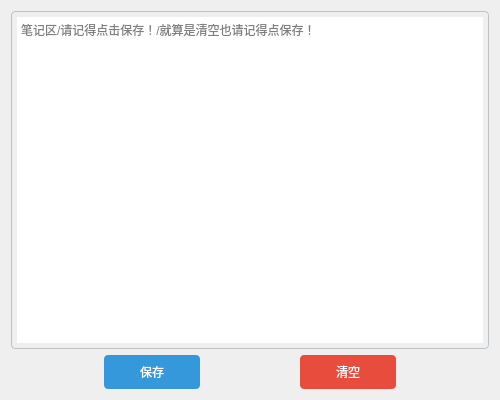
<?xml version="1.0" encoding="UTF-8"?>
<ui version="4.0">
  <class>NoteWidget</class>
  <widget class="QWidget" name="NoteWidget">
    <property name="geometry">
      <rect>
        <x>0</x>
        <y>0</y>
        <width>500</width>
        <height>400</height>
      </rect>
    </property>
    <layout class="QVBoxLayout" name="verticalLayout">
      <item>
        <widget class="QTextEdit" name="textEdit">
          <property name="styleSheet">
            <string notr="true">
              QTextEdit {
                  border: 1px solid #BDC3C7;
                  border-radius: 4px;
                  padding: 5px;
              }
            </string>
          </property>
          <property name="placeholderText">
            <string>笔记区/请记得点击保存！/就算是清空也请记得点保存！</string>
          </property>
        </widget>
      </item>
      <item>
        <layout class="QHBoxLayout" name="horizontalLayout">
          <item>
            <spacer name="horizontalSpacer">
              <property name="orientation">
                <enum>Qt::Horizontal</enum>
              </property>
              <property name="sizeHint" stdset="0">
                <size>
                  <width>40</width>
                  <height>20</height>
                </size>
              </property>
            </spacer>
          </item>
          <item>
            <widget class="QPushButton" name="saveButton">
              <property name="text">
                <string>保存</string>
              </property>
              <property name="styleSheet">
                <string notr="true">
                  QPushButton {
                      min-width: 80px;
                      padding: 8px;
                      background-color: #3498DB;
                      color: white;
                      border: none;
                      border-radius: 4px;
                  }
                  QPushButton:hover {
                      background-color: #2980B9;
                  }
                </string>
              </property>
            </widget>
          </item>
          <item>
            <spacer name="horizontalSpacer_2">
              <property name="orientation">
                <enum>Qt::Horizontal</enum>
              </property>
              <property name="sizeHint" stdset="0">
                <size>
                  <width>40</width>
                  <height>20</height>
                </size>
              </property>
            </spacer>
          </item>
          <item>
            <widget class="QPushButton" name="clearButton">
              <property name="text">
                <string>清空</string>
              </property>
              <property name="styleSheet">
                <string notr="true">
                  QPushButton {
                      min-width: 80px;
                      padding: 8px;
                      background-color: #E74C3C;
                      color: white;
                      border: none;
                      border-radius: 4px;
                  }
                  QPushButton:hover {
                      background-color: #C0392B;
                  }
                </string>
              </property>
            </widget>
          </item>
          <item>
            <spacer name="horizontalSpacer_3">
              <property name="orientation">
                <enum>Qt::Horizontal</enum>
              </property>
              <property name="sizeHint" stdset="0">
                <size>
                  <width>40</width>
                  <height>20</height>
                </size>
              </property>
            </spacer>
          </item>
        </layout>
      </item>
    </layout>
  </widget>
  <resources/>
  <connections/>
</ui>
